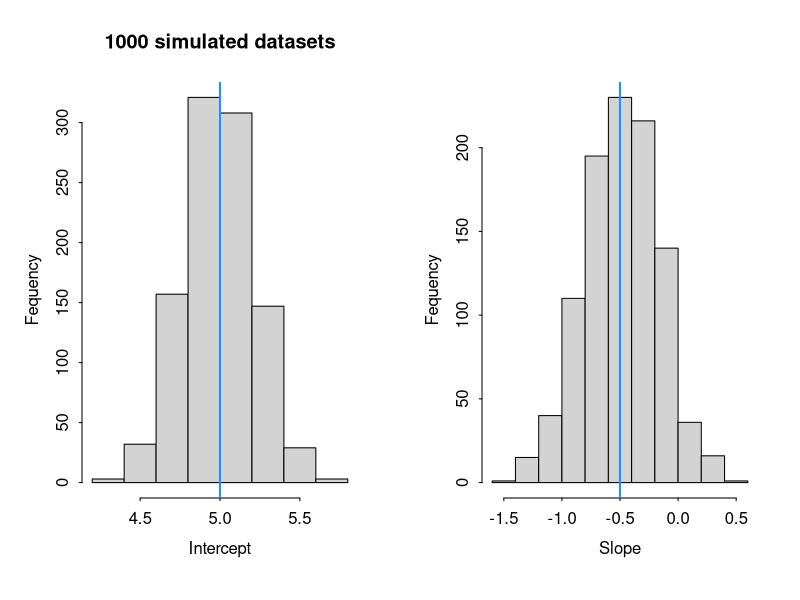
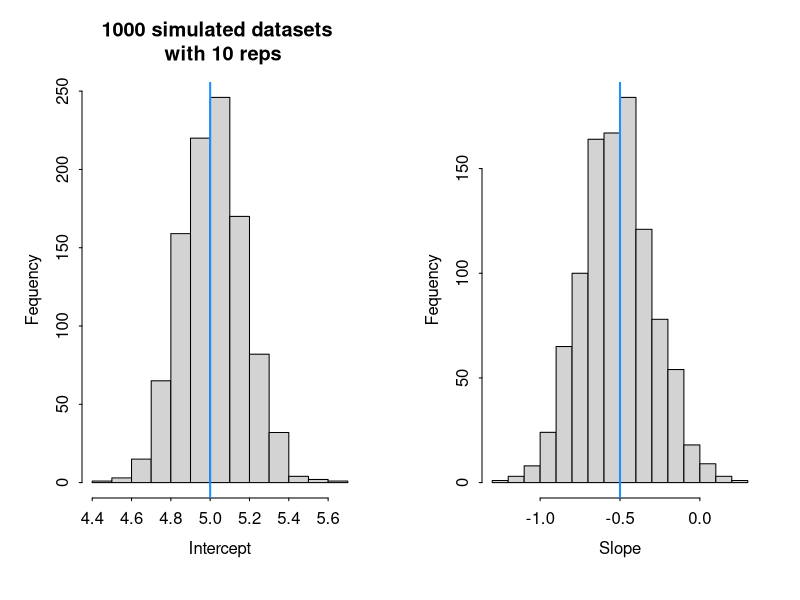

Write R code to recreate these figures, in order.
## ---- chunk 1
set.seed(7799)

basetoesize <- 5
stormeffect <- -0.5
sigmay <- 0.5
reps <- 5
x <- c(rep(0, reps), rep(1, reps))

y <- basetoesize + stormeffect*x + rnorm(length(x), 0, sigmay)
## ---- chunk 2
summary(lm(y~x))
## ---- chunk 3
df <- data.frame(intercept=numeric(), slope=numeric())
for(i in c(1:1000)){
	y <- basetoesize + stormeffect*x + rnorm(length(x), 0, sigmay)
	df[i,] <- coef(lm(y~x))
}

par(mfrow=c(1,2), mgp=c(2, 0.5, 0), tck=-0.01)
hist(df$intercept, bty="l", ylab="Fequency", xlab="Intercept", 
	main="1000 simulated datasets")
abline(v=basetoesize, col="dodgerblue", lwd=2)
hist(df$slope, bty="l", ylab="Fequency", xlab="Slope", main="")
abline(v=stormeffect, col="dodgerblue", lwd=2)
## ---- chunk 4
nrow(subset(df, slope> 0)) 
## ---- chunk 5
reps <- 10 
x <- c(rep(0, reps), rep(1, reps))
df <- data.frame(intercept=numeric(), slope=numeric())
for(i in c(1:1000)){
	y <- basetoesize + stormeffect*x + rnorm(length(x), 0, sigmay)
	df[i,] <- coef(lm(y~x))
}

par(mfrow=c(1,2), mgp=c(2, 0.5, 0), tck=-0.01)
hist(df$intercept, bty="l", ylab="Fequency", xlab="Intercept", 
	main="1000 simulated datasets \n with 10 reps")
abline(v=basetoesize, col="dodgerblue", lwd=2)
hist(df$slope, bty="l", ylab="Fequency", xlab="Slope", main="")
abline(v=stormeffect, col="dodgerblue", lwd=2)
nrow(subset(df, slope> 0))
